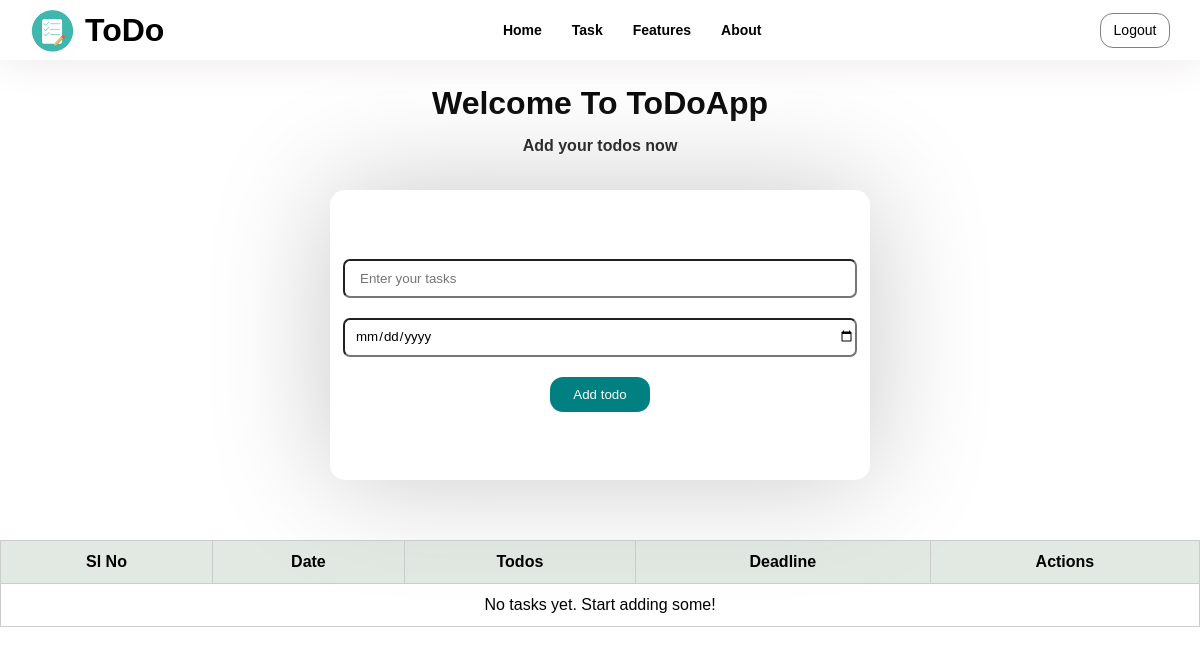
Page /add_task/ (signed in) on the earlier database version.
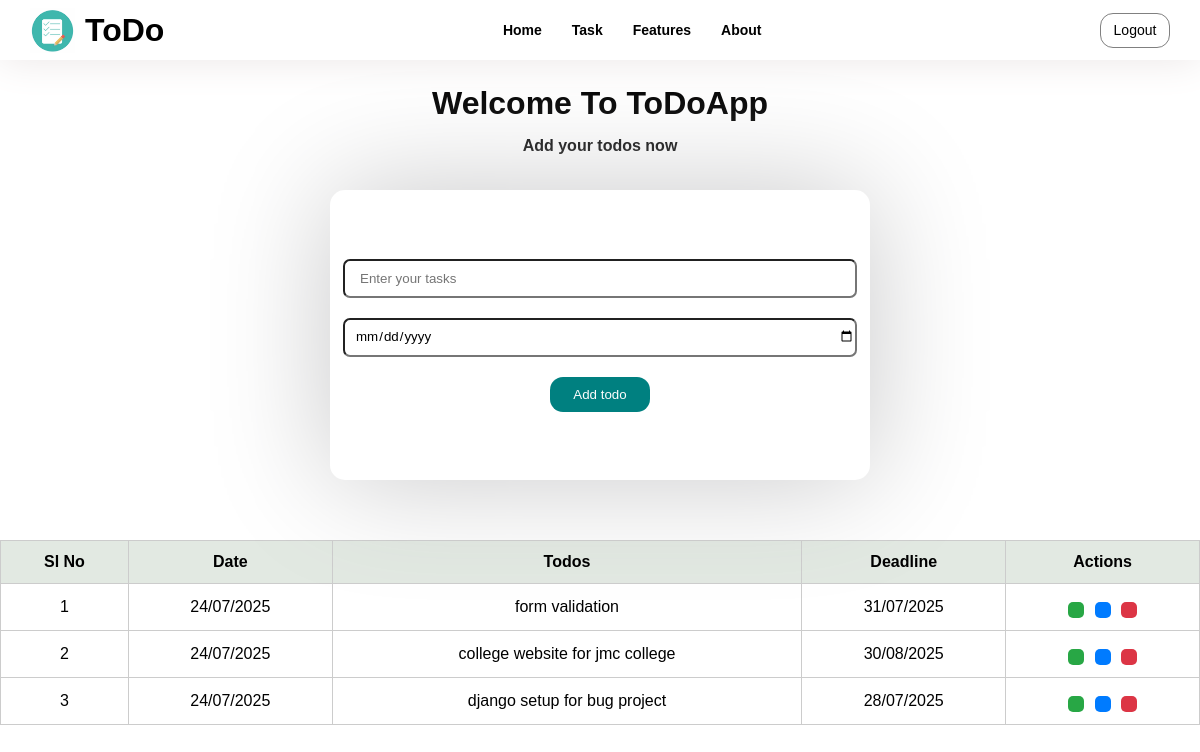
Same page on the later database version.
### App/models.py (models this page shows, shortened)
class Task(models.Model):
    user = models.ForeignKey(User, on_delete=models.CASCADE)
    todos = models.CharField(max_length=255)
    created_date = models.DateField(auto_now_add=True)
    deadline = models.DateField()
    complete= models.BooleanField(default=False)

### App/views.py (the view, shortened to what this page needs)
# urls.py: path('add_task/', views.add_task, name='add_task'),
def add_task(request):
    tasks = Task.objects.filter(user=request.user)
    return render(request, 'tasks.html', {'tasks': tasks})

### App/templates/tasks.html (shortened to what this page needs)
{% load static %}
<!DOCTYPE html>
<html lang="en">
<head>
    <link rel="stylesheet" href="{% static 'css/tasks.css' %}">
</head>
<body>
    <div class="container">
        <div class="navbar">
            <div class="nav-left">
                <div class="logo">
                    <img src="{% static 'images/logo.png' %}" alt="" srcset="">
                </div>
                <h1>ToDo</h1>
            </div>
             <div class="nav-items-center">
                <a href="{% url 'homepage' %}"><h3>Home</h3></a>
                <a href="{% url 'add_task' %}"><h3>Task</h3></a>
                <a href="/#features"><h3>Features</h3></a>
                <a href="/#about"><h3>About</h3></a>
            </div>
            <div class="nav-right">
                <a href="{% url 'logout' %}"><button id="btn1" onclick="">Logout</button></a>
            </div>
        </div>
        <div class="head-section">
            <h1>Welcome To ToDoApp</h1>
            <h6>Add your todos now</h6>
        </div>
        <div class="form-container">
            <form action="{% url 'add_task' %}" method="POST">{% csrf_token %}
                <div class="addtodo">
                <input type="text" name="todos" placeholder="Enter your tasks">
                <input type="date" name="deadline" placeholder="">
                <button type="submit" id="add">Add todo</button>
                </div>
            </form>
        </div>
        <div class="todo-tables">
            <table>
                <thead>
                    <tr>
                        <th>Sl No</th>
                        <th>Date</th>
                        <th>Todos</th>
                        <th>Deadline</th>
                        <th>Actions</th>
                    </tr>
                </thead>
                <tbody>
                     {% for i in tasks %}
                    <tr>
                        <td>{{ forloop.counter }}</td>
                        {% if i.complete %}
                        <td style="text-decoration: line-through;">{{ i.created_date|date:"d/m/Y" }}</td>
                        <td style="text-decoration: line-through;">{{ i.todos }}</td>
                        <td style="text-decoration: line-through;">{{ i.deadline|date:"d/m/Y" }}</td>
                        {% else %}
                        <td>{{ i.created_date|date:"d/m/Y" }}</td>
                        <td>{{ i.todos }}</td>
                        <td>{{ i.deadline|date:"d/m/Y" }}</td>
                        {% endif %}
                        <td>
                            {% if i.complete %}
                            <a href="{% url 'taskclose' pk=i.pk %}"><button type="submit" class="btn black"><ion-icon name="close-circle-outline"></ion-icon></button></a>
                            <a href="{% url 'edit' pk=i.pk %}"><button type="submit" class="btn blue" ><ion-icon name="create-outline"></ion-icon> </button></a>
                            <a href="{% url 'taskdelete' pk=i.pk %}"><button type="submit" class="btn red"><ion-icon name="trash-outline"></ion-icon> </button></a>
                            {% else %}
                            <a href="{% url 'taskcomplete' pk=i.pk %}"><button type="submit" class="btn green"></button></a>
                            <a href="{% url 'edit' pk=i.pk %}"><button type="submit" class="btn blue" > </button></a>
                            <a href="{% url 'taskdelete' pk=i.pk %}"><button type="submit" class="btn red"> </button></a>
                            {% endif %}
                        </td>
                    </tr>
                    {% empty %}
                    <tr>
                        <td colspan="5">No tasks yet. Start adding some!</td>
                    </tr>
                    {% endfor %}
                </tbody>
            </table>
        </div>
    </div>
</body>
</html>

Differences in the rows shown:
added Task: created_date "24/07/2025", todos "form validation", deadline "31/07/2025", complete False (drawn)
added Task: created_date "24/07/2025", todos "college website for jmc college", deadline "30/08/2025", complete False (drawn)
added Task: created_date "24/07/2025", todos "django setup for bug project", deadline "28/07/2025", complete False (drawn)
Other differences:
text no longer shown: "No tasks yet. Start adding some!"
